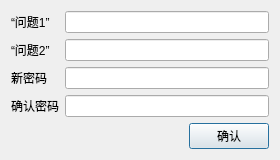
<?xml version="1.0" encoding="UTF-8"?>
<ui version="4.0">
 <class>Dialog</class>
 <widget class="QDialog" name="Dialog">
  <property name="geometry">
   <rect>
    <x>0</x>
    <y>0</y>
    <width>280</width>
    <height>149</height>
   </rect>
  </property>
  <property name="windowTitle">
   <string>Dialog</string>
  </property>
  <layout class="QVBoxLayout" name="verticalLayout">
   <item>
    <layout class="QFormLayout" name="formLayout">
     <item row="0" column="0">
      <widget class="QLabel" name="que1Label">
       <property name="text">
        <string>“问题1”</string>
       </property>
      </widget>
     </item>
     <item row="0" column="1">
      <widget class="QLineEdit" name="ans1LineEdit"/>
     </item>
     <item row="1" column="0">
      <widget class="QLabel" name="que2Label">
       <property name="text">
        <string>“问题2”</string>
       </property>
      </widget>
     </item>
     <item row="1" column="1">
      <widget class="QLineEdit" name="ans2LineEdit"/>
     </item>
     <item row="2" column="0">
      <widget class="QLabel" name="keyLable">
       <property name="text">
        <string>新密码</string>
       </property>
      </widget>
     </item>
     <item row="2" column="1">
      <widget class="QLineEdit" name="keyLineEdit">
       <property name="echoMode">
        <enum>QLineEdit::Password</enum>
       </property>
      </widget>
     </item>
     <item row="3" column="0">
      <widget class="QLabel" name="confirmLabel">
       <property name="text">
        <string>确认密码</string>
       </property>
      </widget>
     </item>
     <item row="3" column="1">
      <widget class="QLineEdit" name="confirmLineEdit">
       <property name="echoMode">
        <enum>QLineEdit::Password</enum>
       </property>
      </widget>
     </item>
    </layout>
   </item>
   <item>
    <layout class="QHBoxLayout" name="horizontalLayout">
     <item>
      <spacer name="horizontalSpacer">
       <property name="orientation">
        <enum>Qt::Horizontal</enum>
       </property>
       <property name="sizeHint" stdset="0">
        <size>
         <width>68</width>
         <height>20</height>
        </size>
       </property>
      </spacer>
     </item>
     <item>
      <widget class="QPushButton" name="pushButton">
       <property name="text">
        <string>确认</string>
       </property>
      </widget>
     </item>
    </layout>
   </item>
  </layout>
 </widget>
 <resources/>
 <connections/>
</ui>
